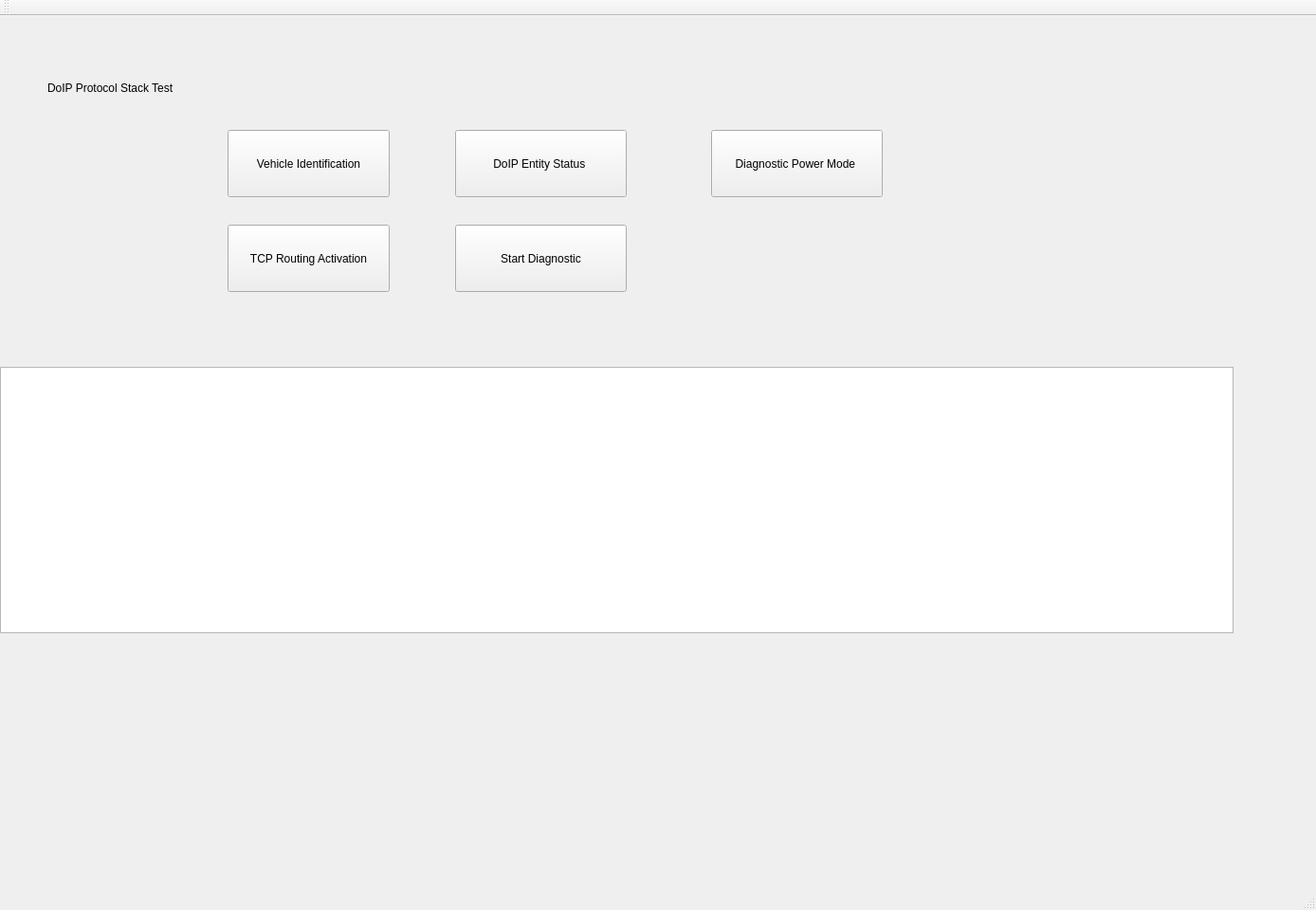
<?xml version="1.0" encoding="UTF-8"?>
<ui version="4.0">
 <class>MainWindow</class>
 <widget class="QMainWindow" name="MainWindow">
  <property name="geometry">
   <rect>
    <x>0</x>
    <y>0</y>
    <width>1388</width>
    <height>960</height>
   </rect>
  </property>
  <property name="windowTitle">
   <string>MainWindow</string>
  </property>
  <widget class="QWidget" name="centralWidget">
   <widget class="QTextEdit" name="textEdit">
    <property name="geometry">
     <rect>
      <x>0</x>
      <y>370</y>
      <width>1301</width>
      <height>281</height>
     </rect>
    </property>
   </widget>
   <widget class="QPushButton" name="pushButton">
    <property name="geometry">
     <rect>
      <x>240</x>
      <y>120</y>
      <width>171</width>
      <height>71</height>
     </rect>
    </property>
    <property name="text">
     <string>Vehicle Identification</string>
    </property>
   </widget>
   <widget class="QPushButton" name="pushButton_2">
    <property name="geometry">
     <rect>
      <x>480</x>
      <y>120</y>
      <width>181</width>
      <height>71</height>
     </rect>
    </property>
    <property name="text">
     <string>DoIP Entity Status </string>
    </property>
   </widget>
   <widget class="QPushButton" name="pushButton_3">
    <property name="geometry">
     <rect>
      <x>240</x>
      <y>220</y>
      <width>171</width>
      <height>71</height>
     </rect>
    </property>
    <property name="text">
     <string>TCP Routing Activation</string>
    </property>
   </widget>
   <widget class="QPushButton" name="pushButton_4">
    <property name="geometry">
     <rect>
      <x>480</x>
      <y>220</y>
      <width>181</width>
      <height>71</height>
     </rect>
    </property>
    <property name="text">
     <string>Start Diagnostic</string>
    </property>
   </widget>
   <widget class="QLabel" name="label">
    <property name="geometry">
     <rect>
      <x>50</x>
      <y>40</y>
      <width>381</width>
      <height>71</height>
     </rect>
    </property>
    <property name="text">
     <string>DoIP Protocol Stack Test</string>
    </property>
   </widget>
   <widget class="QPushButton" name="pushButton_5">
    <property name="geometry">
     <rect>
      <x>750</x>
      <y>120</y>
      <width>181</width>
      <height>71</height>
     </rect>
    </property>
    <property name="text">
     <string>Diagnostic Power Mode </string>
    </property>
   </widget>
  </widget>
  <widget class="QMenuBar" name="menuBar">
   <property name="geometry">
    <rect>
     <x>0</x>
     <y>0</y>
     <width>1388</width>
     <height>31</height>
    </rect>
   </property>
  </widget>
  <widget class="QToolBar" name="mainToolBar">
   <attribute name="toolBarArea">
    <enum>TopToolBarArea</enum>
   </attribute>
   <attribute name="toolBarBreak">
    <bool>false</bool>
   </attribute>
  </widget>
  <widget class="QStatusBar" name="statusBar"/>
 </widget>
 <layoutdefault spacing="6" margin="11"/>
 <resources/>
 <connections/>
</ui>
